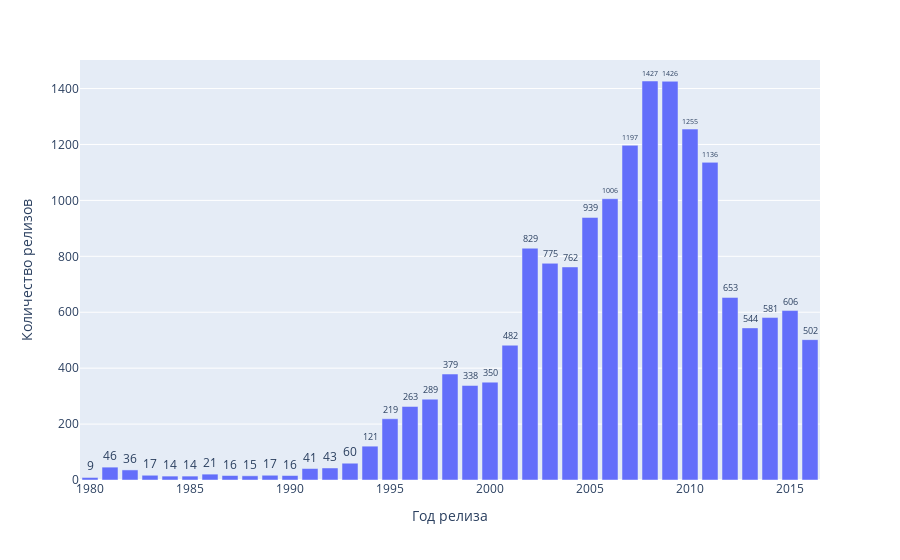

The notebook cell saved with this chart:
### Markdown cell above
Выведем топ по годам

### Code cell
# группируем по году
top_years = data.groupby('year_of_release')['name'].count().sort_values(ascending=False).head(50).reset_index()
# строим барплот
fig = px.bar(top_years, x='year_of_release', y='name', text='name')
fig.update_traces(texttemplate='%{text}', textposition='outside')
fig.update_xaxes(title="Год релиза")
fig.update_yaxes(title="Количество релизов")
fig.show()

### Figure 1 — Plotly figure (JSON) as saved in the notebook; plotly's stock layout.template omitted (floating-point values rounded to 4 significant figures)
{"data": [{"alignmentgroup": "True", "hovertemplate": "year_of_release=%{x}<br>name=%{text}<extra></extra>", "legendgroup": "", "marker": {"color": "#636efa", "pattern": {"shape": ""}}, "name": "", "offsetgroup": "", "orientation": "v", "showlegend": false, "text": [1427, 1426, 1255, 1197, 1136, 1006, 939, 829, 775, 762, 653, 606, 581, 544, 502, 482, 379, 350, 338, 289, 263, 219, 121, 60, 46, 43, 41, 36, 21, 17, 17, 16, 16, 15, 14, 14, 9], "textposition": "outside", "texttemplate": "%{text}", "type": "bar", "x": [2008, 2009, 2010, 2007, 2011, 2006, 2005, 2002, 2003, 2004, 2012, 2015, 2014, 2013, 2016, 2001, 1998, 2000, 1999, 1997, 1996, 1995, 1994, 1993, 1981, 1992, 1991, 1982, 1986, 1983, 1989, 1987, 1990, 1988, 1984, 1985, 1980], "xaxis": "x", "y": [1427, 1426, 1255, 1197, 1136, 1006, 939, 829, 775, 762, 653, 606, 581, 544, 502, 482, 379, 350, 338, 289, 263, 219, 121, 60, 46, 43, 41, 36, 21, 17, 17, 16, 16, 15, 14, 14, 9], "yaxis": "y"}], "layout": {"barmode": "relative", "legend": {"tracegroupgap": 0}, "margin": {"t": 60}, "xaxis": {"anchor": "y", "domain": [0, 1], "title": {"text": "Год релиза"}}, "yaxis": {"anchor": "x", "domain": [0, 1], "title": {"text": "Количество релизов"}}}}
